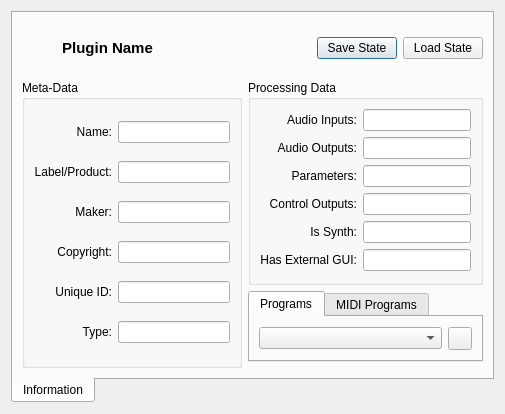
<?xml version="1.0" encoding="UTF-8"?>
<ui version="4.0">
 <class>PluginEdit</class>
 <widget class="QDialog" name="PluginEdit">
  <property name="geometry">
   <rect>
    <x>0</x>
    <y>0</y>
    <width>505</width>
    <height>376</height>
   </rect>
  </property>
  <property name="windowTitle">
   <string>Plugin Editor</string>
  </property>
  <layout class="QVBoxLayout" name="verticalLayout">
   <item>
    <widget class="QTabWidget" name="tabWidget">
     <property name="tabPosition">
      <enum>QTabWidget::South</enum>
     </property>
     <property name="currentIndex">
      <number>0</number>
     </property>
     <widget class="QWidget" name="tab_params">
      <attribute name="title">
       <string>Information</string>
      </attribute>
      <layout class="QGridLayout" name="gridLayout_3">
       <item row="0" column="0" colspan="2">
        <layout class="QHBoxLayout" name="horizontalLayout">
         <item>
          <spacer name="horizontalSpacer">
           <property name="orientation">
            <enum>Qt::Horizontal</enum>
           </property>
           <property name="sizeType">
            <enum>QSizePolicy::Fixed</enum>
           </property>
           <property name="sizeHint" stdset="0">
            <size>
             <width>40</width>
             <height>20</height>
            </size>
           </property>
          </spacer>
         </item>
         <item>
          <widget class="QLabel" name="label_plugin">
           <property name="font">
            <font>
             <pointsize>11</pointsize>
             <weight>75</weight>
             <bold>true</bold>
            </font>
           </property>
           <property name="text">
            <string>
Plugin Name
</string>
           </property>
           <property name="alignment">
            <set>Qt::AlignCenter</set>
           </property>
          </widget>
         </item>
         <item>
          <spacer name="horizontalSpacer_2">
           <property name="orientation">
            <enum>Qt::Horizontal</enum>
           </property>
           <property name="sizeHint" stdset="0">
            <size>
             <width>40</width>
             <height>20</height>
            </size>
           </property>
          </spacer>
         </item>
         <item>
          <widget class="QPushButton" name="b_save_state">
           <property name="text">
            <string>Save State</string>
           </property>
           <property name="icon">
            <iconset resource="../resources.qrc">
             <normaloff>:/16x16/document-save.png</normaloff>:/16x16/document-save.png</iconset>
           </property>
          </widget>
         </item>
         <item>
          <widget class="QPushButton" name="b_load_state">
           <property name="text">
            <string>Load State</string>
           </property>
           <property name="icon">
            <iconset resource="../resources.qrc">
             <normaloff>:/16x16/document-open.png</normaloff>:/16x16/document-open.png</iconset>
           </property>
          </widget>
         </item>
        </layout>
       </item>
       <item row="1" column="0" rowspan="3">
        <widget class="QGroupBox" name="group_meta">
         <property name="sizePolicy">
          <sizepolicy hsizetype="Preferred" vsizetype="Expanding">
           <horstretch>0</horstretch>
           <verstretch>0</verstretch>
          </sizepolicy>
         </property>
         <property name="title">
          <string>Meta-Data</string>
         </property>
         <layout class="QGridLayout" name="gridLayout">
          <item row="0" column="0">
           <widget class="QLabel" name="label_real_name">
            <property name="text">
             <string>Name:</string>
            </property>
            <property name="alignment">
             <set>Qt::AlignRight|Qt::AlignTrailing|Qt::AlignVCenter</set>
            </property>
           </widget>
          </item>
          <item row="0" column="1">
           <widget class="QLineEdit" name="le_name">
            <property name="readOnly">
             <bool>true</bool>
            </property>
           </widget>
          </item>
          <item row="1" column="0">
           <widget class="QLabel" name="label_label">
            <property name="text">
             <string>Label/Product:</string>
            </property>
            <property name="alignment">
             <set>Qt::AlignRight|Qt::AlignTrailing|Qt::AlignVCenter</set>
            </property>
           </widget>
          </item>
          <item row="1" column="1">
           <widget class="QLineEdit" name="le_label">
            <property name="readOnly">
             <bool>true</bool>
            </property>
           </widget>
          </item>
          <item row="2" column="0">
           <widget class="QLabel" name="label_maker">
            <property name="text">
             <string>Maker:</string>
            </property>
            <property name="alignment">
             <set>Qt::AlignRight|Qt::AlignTrailing|Qt::AlignVCenter</set>
            </property>
           </widget>
          </item>
          <item row="2" column="1">
           <widget class="QLineEdit" name="le_maker">
            <property name="readOnly">
             <bool>true</bool>
            </property>
           </widget>
          </item>
          <item row="3" column="0">
           <widget class="QLabel" name="label_copyright">
            <property name="text">
             <string>Copyright:</string>
            </property>
            <property name="alignment">
             <set>Qt::AlignRight|Qt::AlignTrailing|Qt::AlignVCenter</set>
            </property>
           </widget>
          </item>
          <item row="3" column="1">
           <widget class="QLineEdit" name="le_copyright">
            <property name="readOnly">
             <bool>true</bool>
            </property>
           </widget>
          </item>
          <item row="4" column="0">
           <widget class="QLabel" name="label_unique_id">
            <property name="text">
             <string>Unique ID:</string>
            </property>
            <property name="alignment">
             <set>Qt::AlignRight|Qt::AlignTrailing|Qt::AlignVCenter</set>
            </property>
           </widget>
          </item>
          <item row="4" column="1">
           <widget class="QLineEdit" name="le_unique_id">
            <property name="readOnly">
             <bool>true</bool>
            </property>
           </widget>
          </item>
          <item row="5" column="0">
           <widget class="QLabel" name="label_type">
            <property name="text">
             <string>Type:</string>
            </property>
            <property name="alignment">
             <set>Qt::AlignRight|Qt::AlignTrailing|Qt::AlignVCenter</set>
            </property>
           </widget>
          </item>
          <item row="5" column="1">
           <widget class="QLineEdit" name="le_type">
            <property name="readOnly">
             <bool>true</bool>
            </property>
           </widget>
          </item>
         </layout>
        </widget>
       </item>
       <item row="1" column="1">
        <widget class="QGroupBox" name="group_proc">
         <property name="sizePolicy">
          <sizepolicy hsizetype="Preferred" vsizetype="Expanding">
           <horstretch>0</horstretch>
           <verstretch>0</verstretch>
          </sizepolicy>
         </property>
         <property name="title">
          <string>Processing Data</string>
         </property>
         <layout class="QGridLayout" name="gridLayout_2">
          <item row="0" column="0">
           <widget class="QLabel" name="label_ains">
            <property name="text">
             <string>Audio Inputs:</string>
            </property>
            <property name="alignment">
             <set>Qt::AlignRight|Qt::AlignTrailing|Qt::AlignVCenter</set>
            </property>
           </widget>
          </item>
          <item row="0" column="1">
           <widget class="QLineEdit" name="le_ains">
            <property name="readOnly">
             <bool>true</bool>
            </property>
           </widget>
          </item>
          <item row="1" column="0">
           <widget class="QLabel" name="label_aouts">
            <property name="text">
             <string>Audio Outputs:</string>
            </property>
            <property name="alignment">
             <set>Qt::AlignRight|Qt::AlignTrailing|Qt::AlignVCenter</set>
            </property>
           </widget>
          </item>
          <item row="1" column="1">
           <widget class="QLineEdit" name="le_aouts">
            <property name="readOnly">
             <bool>true</bool>
            </property>
           </widget>
          </item>
          <item row="2" column="0">
           <widget class="QLabel" name="label_params">
            <property name="text">
             <string>Parameters:</string>
            </property>
            <property name="alignment">
             <set>Qt::AlignRight|Qt::AlignTrailing|Qt::AlignVCenter</set>
            </property>
           </widget>
          </item>
          <item row="2" column="1">
           <widget class="QLineEdit" name="le_params">
            <property name="readOnly">
             <bool>true</bool>
            </property>
           </widget>
          </item>
          <item row="4" column="0">
           <widget class="QLabel" name="label_is_synth">
            <property name="text">
             <string>Is Synth:</string>
            </property>
            <property name="alignment">
             <set>Qt::AlignRight|Qt::AlignTrailing|Qt::AlignVCenter</set>
            </property>
           </widget>
          </item>
          <item row="4" column="1">
           <widget class="QLineEdit" name="le_is_synth">
            <property name="readOnly">
             <bool>true</bool>
            </property>
           </widget>
          </item>
          <item row="5" column="0">
           <widget class="QLabel" name="label_has_gui">
            <property name="text">
             <string>Has External GUI:</string>
            </property>
            <property name="alignment">
             <set>Qt::AlignRight|Qt::AlignTrailing|Qt::AlignVCenter</set>
            </property>
           </widget>
          </item>
          <item row="5" column="1">
           <widget class="QLineEdit" name="le_has_gui">
            <property name="readOnly">
             <bool>true</bool>
            </property>
           </widget>
          </item>
          <item row="3" column="1">
           <widget class="QLineEdit" name="le_couts">
            <property name="readOnly">
             <bool>true</bool>
            </property>
           </widget>
          </item>
          <item row="3" column="0">
           <widget class="QLabel" name="label_couts">
            <property name="text">
             <string>Control Outputs:</string>
            </property>
            <property name="alignment">
             <set>Qt::AlignRight|Qt::AlignTrailing|Qt::AlignVCenter</set>
            </property>
           </widget>
          </item>
         </layout>
        </widget>
       </item>
       <item row="2" column="1">
        <widget class="QTabWidget" name="tab_programs">
         <property name="sizePolicy">
          <sizepolicy hsizetype="Expanding" vsizetype="Preferred">
           <horstretch>0</horstretch>
           <verstretch>0</verstretch>
          </sizepolicy>
         </property>
         <property name="currentIndex">
          <number>0</number>
         </property>
         <widget class="QWidget" name="programs">
          <attribute name="title">
           <string>Programs</string>
          </attribute>
          <layout class="QHBoxLayout" name="horizontalLayout_3">
           <item>
            <widget class="QComboBox" name="cb_programs"/>
           </item>
           <item>
            <widget class="QToolButton" name="b_reload_program">
             <property name="text">
              <string/>
             </property>
             <property name="icon">
              <iconset resource="../resources.qrc">
               <normaloff>:/16x16/document-open.png</normaloff>:/16x16/document-open.png</iconset>
             </property>
            </widget>
           </item>
          </layout>
         </widget>
         <widget class="QWidget" name="midi_programs">
          <attribute name="title">
           <string>MIDI Programs</string>
          </attribute>
          <layout class="QHBoxLayout" name="horizontalLayout_4">
           <item>
            <widget class="QComboBox" name="cb_midi_programs"/>
           </item>
           <item>
            <widget class="QToolButton" name="b_reload_midi_program">
             <property name="text">
              <string/>
             </property>
             <property name="icon">
              <iconset resource="../resources.qrc">
               <normaloff>:/16x16/document-open.png</normaloff>:/16x16/document-open.png</iconset>
             </property>
            </widget>
           </item>
          </layout>
         </widget>
        </widget>
       </item>
      </layout>
     </widget>
    </widget>
   </item>
  </layout>
 </widget>
 <resources>
  <include location="../resources.qrc"/>
 </resources>
 <connections/>
</ui>
